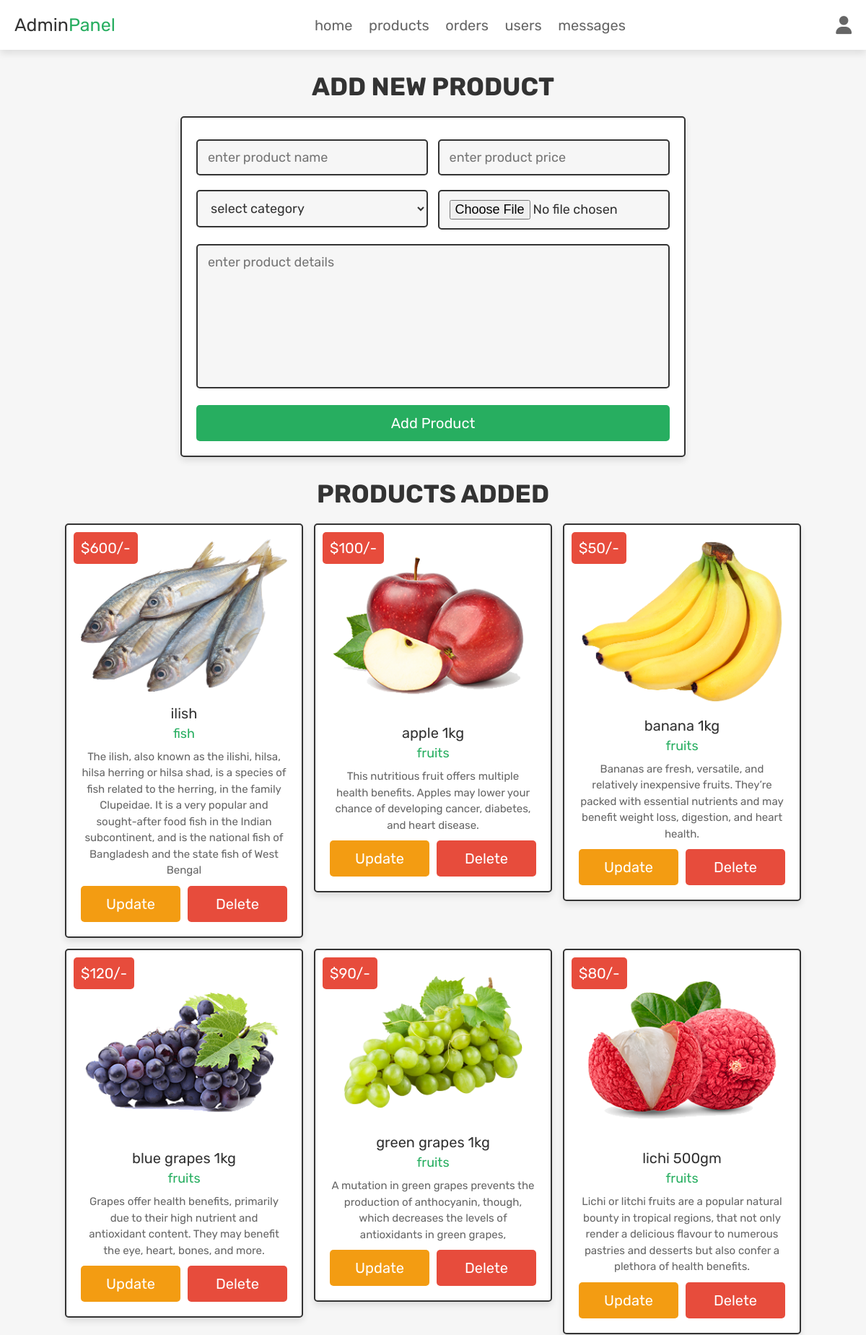
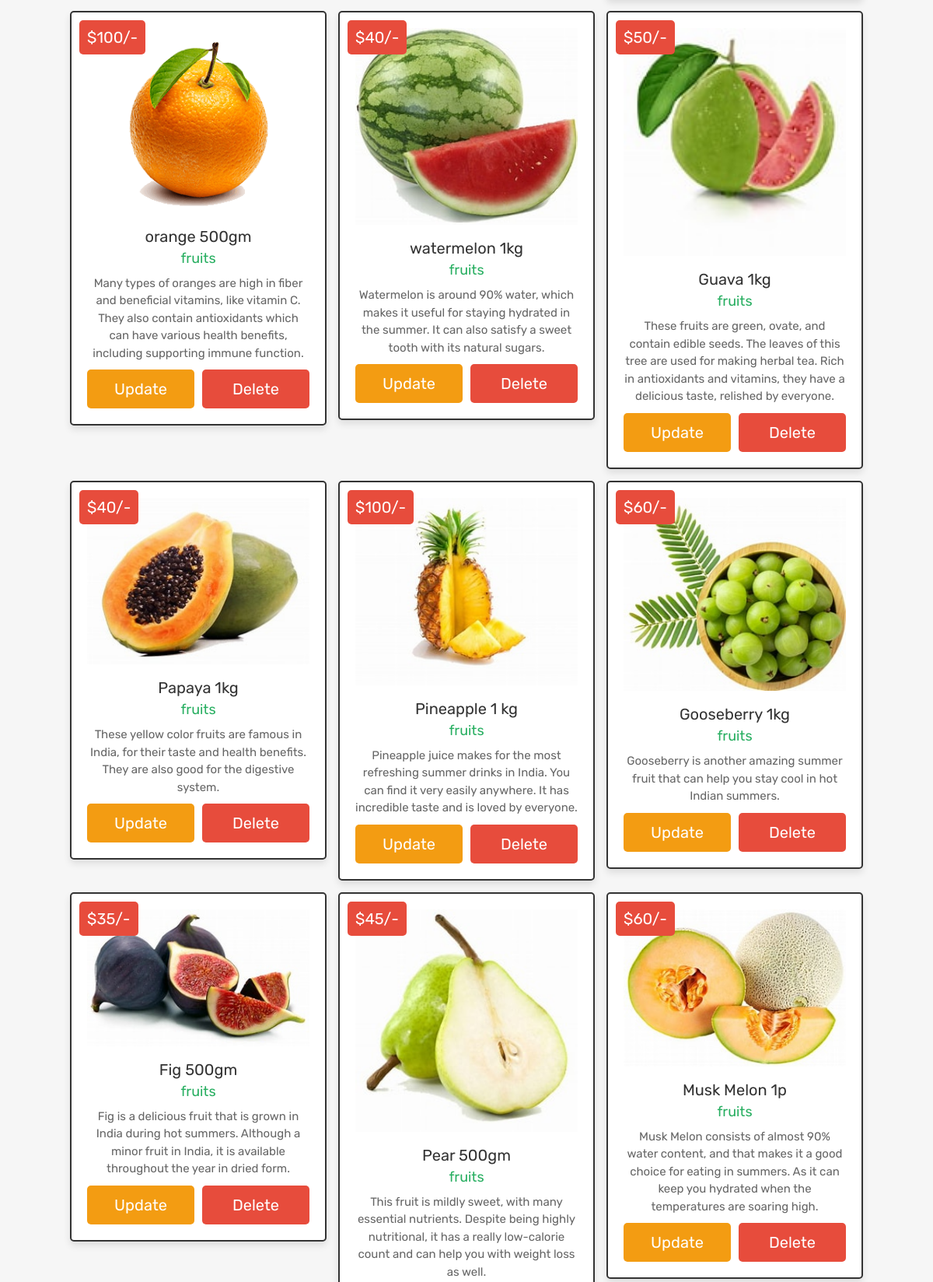
/main/admin_products.php (upper part), run on the app's committed database (2 pictures, top to bottom).
### tables this page shows
CREATE TABLE `products` (
  `id` int(100) NOT NULL,
  `name` varchar(100) NOT NULL,
  `category` varchar(20) NOT NULL,
  `details` varchar(500) NOT NULL,
  `price` int(100) NOT NULL,
  `image` varchar(100) NOT NULL
);

### main/admin_products.php (the view, shortened to what this page needs)
<?php
@include 'config.php';
?>
<!DOCTYPE html>
<html lang="en">
<head>
   <link rel="stylesheet" href="https://cdnjs.cloudflare.com/ajax/libs/font-awesome/6.1.1/css/all.min.css">
   <link rel="stylesheet" href="css/admin_style.css">
</head>
<body>
<?php include 'admin_header.php'; ?>
<section class="add-products">
   <h1 class="title">add new product</h1>
   <form action="" method="POST" enctype="multipart/form-data">
      <div class="flex">
         <div class="inputBox">
         <input type="text" name="name" class="box" required placeholder="enter product name">
         <select name="category" class="box" required>
            <option value="" selected disabled>select category</option>
         </select>
         </div>
         <div class="inputBox">
         <input type="number" min="0" name="price" class="box" required placeholder="enter product price">
         <input type="file" name="image" required class="box" accept="image/jpg, image/jpeg, image/png">
         </div>
      </div>
      <textarea name="details" class="box" required placeholder="enter product details" cols="30" rows="10"></textarea>
      <input type="submit" class="btn" value="add product" name="add_product">
   </form>
</section>
<section class="show-products">
   <h1 class="title">products added</h1>
   <div class="box-container">
   <?php
      $show_products = $conn->prepare("SELECT * FROM `products`");
      $show_products->execute();
      if($show_products->rowCount() > 0){
         while($fetch_products = $show_products->fetch(PDO::FETCH_ASSOC)){
   ?>
   <div class="box">
      <div class="price">$<?= $fetch_products['price']; ?>/-</div>
      <img src="uploaded_img/<?= $fetch_products['image']; ?>" alt="">
      <div class="name"><?= $fetch_products['name']; ?></div>
      <div class="cat"><?= $fetch_products['category']; ?></div>
      <div class="details"><?= $fetch_products['details']; ?></div>
      <div class="flex-btn">
         <a href="admin_update_product.php?update=<?= $fetch_products['id']; ?>" class="option-btn">update</a>
         <a href="admin_products.php?delete=<?= $fetch_products['id']; ?>" class="delete-btn" onclick="return confirm('delete this product?');">delete</a>
      </div>
   </div>
   <?php
      }
   }else{
      echo '<p class="empty">now products added yet!</p>';
   }
   ?>
   </div>
</section>
</body>
</html>

### css/admin_style.css (style rules this page uses)
.add-products form { max-width: 70rem; padding:2rem; margin:0 auto; text-align: center; border:var(--border); box-shadow: var(--box-shadow); background-color: var(--white); border-radius: .5rem; }
.add-products form .flex { display: flex; justify-content: space-between; flex-wrap: wrap; }
.add-products form .flex .inputBox { width: 49%; }
.add-products form .box { width: 100%; margin:1rem 0; padding:1.2rem 1.4rem; font-size: 1.8rem; color:var(--black); border-radius: .5rem; background-color: var(--light-bg); border:var(--border); }
.add-products form textarea { height: 20rem; resize: none; }
.show-products { padding-top: 0; }
.show-products .box-container { display: grid; grid-template-columns: repeat(auto-fit, 33rem); gap:1.5rem; align-items: flex-start; justify-content:center; }
.show-products .box-container .box { text-align: center; border:var(--border); box-shadow: var(--box-shadow); background-color: var(--white); border-radius: .5rem; padding:2rem; position: relative; }
.show-products .box-container .box .price { position: absolute; top:1rem; left:1rem; padding:1rem; font-size: 2rem; color:var(--white); background-color: var(--red); border-radius: .5rem; }
.show-products .box-container .box img { width: 100%; margin-bottom: 1rem; }
.show-products .box-container .box .name { margin:.5rem 0; font-size: 2rem; color:var(--black); }
.show-products .box-container .box .cat { font-size: 1.8rem; color:var(--green); }
.show-products .box-container .box .details { padding-top: 1rem; font-size: 1.5rem; line-height: 1.5; color:var(--light-color); }

### css/components.css (style rules this page uses)
:root { --green:#27ae60; --orange:#f39c12; --red:#e74c3c; --black:#333; --light-color:#666; --white:#fff; --light-bg:#f6f6f6; --border:.2rem solid var(--black); --box-shadow:0 .5rem 1rem rgba(0,0,0,.1); }
* { font-family: 'Rubik', sans-serif; margin:0; padding:0; box-sizing: border-box; outline: none; border:none; text-decoration: none; color:var(--black); }
body { background-color: var(--light-bg); }
html { font-size: 62.5%; overflow-x: hidden; scroll-behavior: smooth; scroll-padding-top: 6.5rem; }
section { padding:3rem 2rem; max-width: 1200px; margin:0 auto; }
.btn, .delete-btn, .option-btn { display: block; width: 100%; margin-top: 1rem; border-radius: .5rem; color:var(--white); font-size: 2rem; padding:1.3rem 3rem; text-transform: capitalize; cursor: pointer; text-align: center; }
.btn { background-color: var(--green); }
.delete-btn { background-color: var(--red); }
.option-btn { background-color: var(--orange); }
.flex-btn { display: flex; flex-wrap: wrap; gap:1rem; }
.flex-btn > * { flex:1; }
.title { text-align: center; margin-bottom: 2rem; text-transform: uppercase; color:var(--black); font-size: 3.5rem; }

### data on the page
products: price "600", image (picture), name "ilish", category "fish", details "The ilish, also known as the ilishi, hilsa, hilsa herring or hilsa shad, is a species of fish related to the herring, in the family Clupeidae. It is a very popular and sought-after food fish in the Indian subcontinent, and is the national fish of Bangladesh and the state fish of West Bengal"
products: price "100", image (picture), name "apple 1kg", category "fruits", details "This nutritious fruit offers multiple health benefits. Apples may lower your chance of developing cancer, diabetes, and heart disease."
products: price "50", image (picture), name "banana 1kg", category "fruits", details "Bananas are fresh, versatile, and relatively inexpensive fruits. They’re packed with essential nutrients and may benefit weight loss, digestion, and heart health."
products: price "120", image (picture), name "blue grapes 1kg", category "fruits", details "Grapes offer health benefits, primarily due to their high nutrient and antioxidant content. They may benefit the eye, heart, bones, and more."
products: price "90", image (picture), name "green grapes 1kg", category "fruits", details "A mutation in green grapes prevents the production of anthocyanin, though, which decreases the levels of antioxidants in green grapes,"
products: price "80", image (picture), name "lichi 500gm", category "fruits", details "Lichi or litchi fruits are a popular natural bounty in tropical regions, that not only render a delicious flavour to numerous pastries and desserts but also confer a plethora of health benefits."
products: price "100", image (picture), name "orange 500gm", category "fruits", details "Many types of oranges are high in fiber and beneficial vitamins, like vitamin C. They also contain antioxidants which can have various health benefits, including supporting immune function."
products: price "40", image (picture), name "watermelon 1kg", category "fruits", details "Watermelon is around 90% water, which makes it useful for staying hydrated in the summer. It can also satisfy a sweet tooth with its natural sugars."
products: price "50", image (picture), name "Guava 1kg", category "fruits", details "These fruits are green, ovate, and contain edible seeds. The leaves of this tree are used for making herbal tea. Rich in antioxidants and vitamins, they have a delicious taste, relished by everyone."
products: price "40", image (picture), name "Papaya 1kg", category "fruits", details "These yellow color fruits are famous in India, for their taste and health benefits. They are also good for the digestive system."
products: price "100", image (picture), name "Pineapple 1 kg", category "fruits", details "Pineapple juice makes for the most refreshing summer drinks in India. You can find it very easily anywhere. It has incredible taste and is loved by everyone."
products: price "60", image (picture), name "Gooseberry 1kg", category "fruits", details "Gooseberry is another amazing summer fruit that can help you stay cool in hot Indian summers."
products: price "35", image (picture), name "Fig 500gm", category "fruits", details "Fig is a delicious fruit that is grown in India during hot summers. Although a minor fruit in India, it is available throughout the year in dried form."
products: price "45", image (picture), name "Pear 500gm", category "fruits", details "This fruit is mildly sweet, with many essential nutrients. Despite being highly nutritional, it has a really low-calorie count and can help you with weight loss as well."
products: price "60", image (picture), name "Musk Melon 1p", category "fruits", details "Musk Melon consists of almost 90% water content, and that makes it a good choice for eating in summers. As it can keep you hydrated when the temperatures are soaring high."
